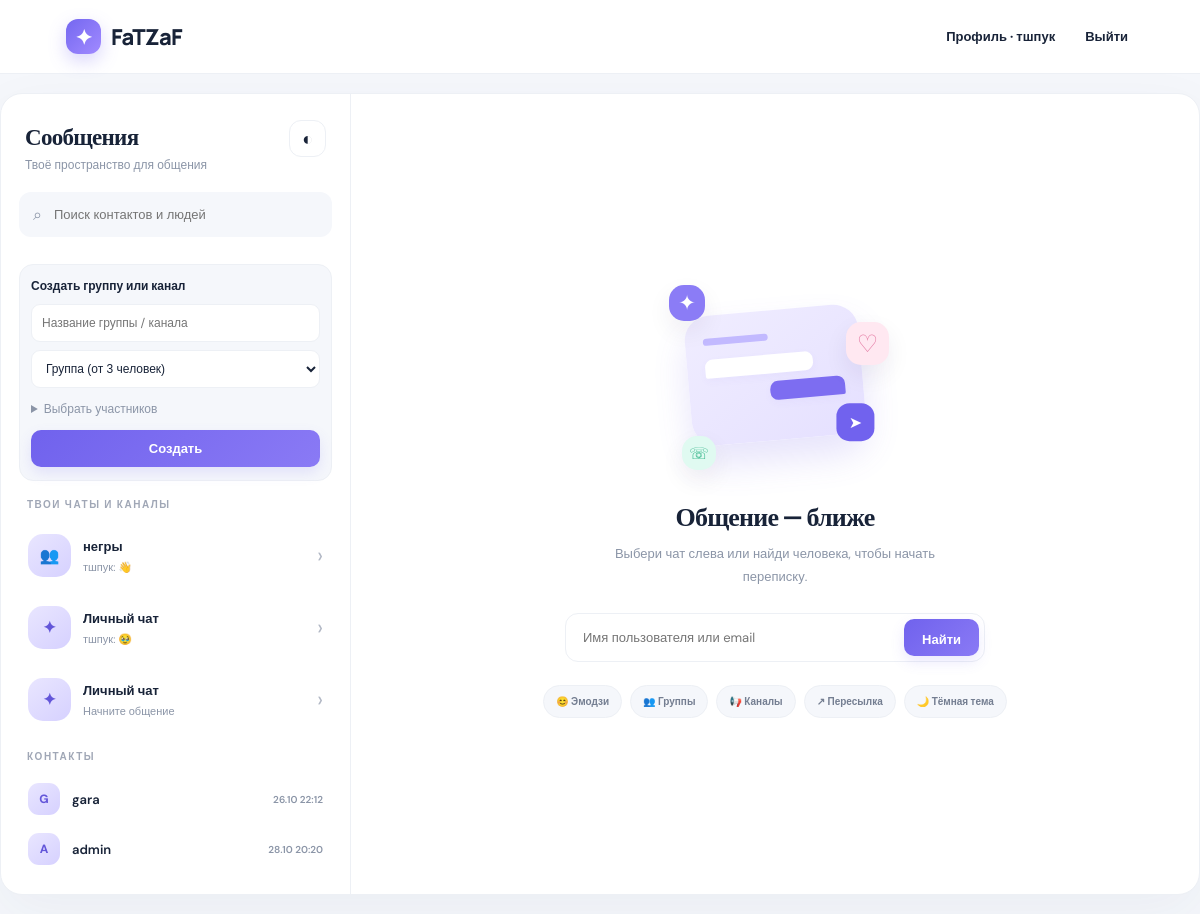
The app's page / (signed in), older data.
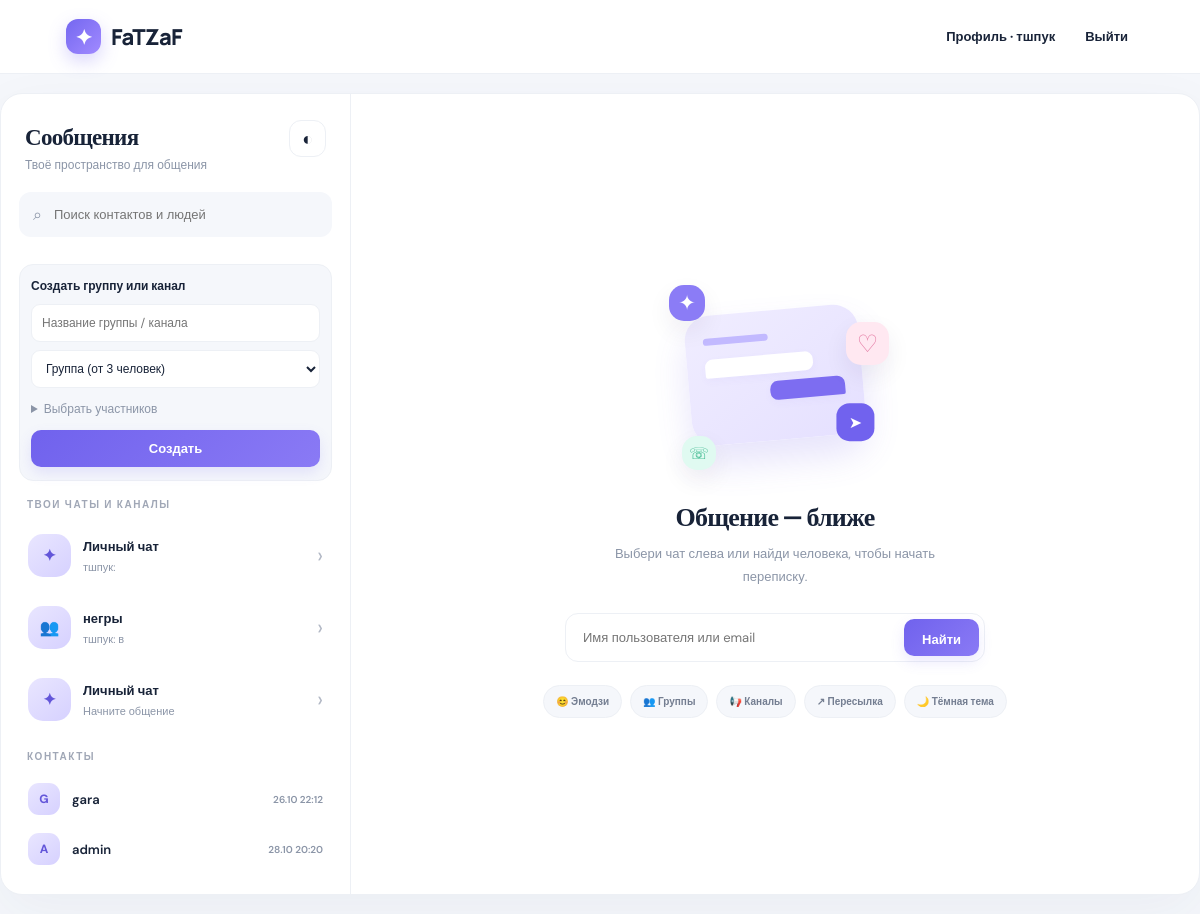
The same page, newer data.
### OurSite/models.py (models this page shows, shortened)
class Chat(models.Model):
    DIRECT = 'direct'
    GROUP = 'group'
    CHANNEL = 'channel'
    CHAT_TYPES = [(DIRECT, 'Личный чат'), (GROUP, 'Группа'), (CHANNEL, 'Канал')]
    title = models.CharField(max_length=100, blank=True)
    description = models.CharField(max_length=300, blank=True)
    participants = models.ManyToManyField(settings.AUTH_USER_MODEL, related_name='chats')
    admins = models.ManyToManyField(settings.AUTH_USER_MODEL, related_name='managed_chats', blank=True)
    chat_type = models.CharField(max_length=10, choices=CHAT_TYPES, default=DIRECT)
    is_group = models.BooleanField(default=False)  # compatibility with existing database/templates
    created_at = models.DateTimeField(auto_now_add=True)
    updated_at = models.DateTimeField(auto_now=True)

class Message(models.Model):
    chat = models.ForeignKey(
        Chat,
        on_delete=models.CASCADE,
        related_name='messages'
    )
    sender = models.ForeignKey(
        settings.AUTH_USER_MODEL,
        on_delete=models.CASCADE,
        related_name='sent_messages'
    )
    body = models.TextField(max_length=5000, blank=True)
    attachment = models.FileField(
        upload_to='chat_files/%Y/%m/',
        blank=True,
        null=True
    )
    forwarded_from = models.ForeignKey(
        'self',
        null=True,
        blank=True,
        on_delete=models.SET_NULL,
        related_name='forwards'
    )
    created_at = models.DateTimeField(auto_now_add=True)
    edited_at = models.DateTimeField(null=True, blank=True)
    class Meta:
        ordering = ['created_at']

class Contact(models.Model):
    owner = models.ForeignKey(settings.AUTH_USER_MODEL, on_delete=models.CASCADE, related_name='saved_contacts')
    person = models.ForeignKey(settings.AUTH_USER_MODEL, on_delete=models.CASCADE, related_name='added_by')
    created_at = models.DateTimeField(auto_now_add=True)
    class Meta:
        constraints = [models.UniqueConstraint(fields=['owner','person'], name='unique_saved_contact')]

class Profile(models.Model):
    user = models.OneToOneField(settings.AUTH_USER_MODEL, on_delete=models.CASCADE, related_name='profile')
    bio = models.CharField(max_length=180, blank=True)
    avatar = models.ImageField(upload_to='avatars/', blank=True, null=True)
    last_seen = models.DateTimeField(null=True, blank=True)

### OurSite/views.py (the view)
# urls.py: path('', views.home, name='home'),
@login_required
def home(request):
    ensure_profile(request.user)
    Profile.objects.filter(user=request.user).update(last_seen=timezone.now())
    query = request.GET.get('q','').strip()
    contacts = Contact.objects.filter(owner=request.user).select_related('person','person__profile')
    if query:
        contacts = contacts.filter(Q(person__username__icontains=query) | Q(person__first_name__icontains=query))
    chats = request.user.chats.prefetch_related('participants','messages').order_by('-updated_at')
    users = User.objects.filter(Q(username__icontains=query) | Q(email__icontains=query)).exclude(pk=request.user.pk)[:8] if query else []
    for person in users:
        ensure_profile(person)
    for contact in contacts:
        ensure_profile(contact.person)
    return render(request, 'chat/home.html', {'contacts':contacts,'chats':chats,'users':users,'query':query,'all_users':User.objects.exclude(pk=request.user.pk).order_by('username')})

### OurSite/views.py (called while the page is built)
def ensure_profile(user):
    Profile.objects.get_or_create(user=user)

### templates/chat/home.html (shortened to what this page needs)
{% extends 'base.html' %}{% block title %}Сообщения · FaTZaF{% endblock %}{% block content %}
<main class="app-shell"><aside class="sidebar">
<div class="sidebar-heading"><div><h1>Сообщения</h1><p class="muted">Твоё пространство для общения</p></div><button class="theme-toggle" onclick="toggleTheme()" title="Сменить тему">◐</button></div>
<form class="search" method="get"><span>⌕</span><input name="q" value="{{ query }}" placeholder="Поиск контактов и людей"></form>
<div class="create-panel"><h3>Создать группу или канал</h3><form method="post" action="{% url 'create_chat' %}" class="create-form"><input name="title" placeholder="Название группы / канала" maxlength="100"><select name="chat_type"><option value="group">Группа (от 3 человек)</option></select><details><summary>Выбрать участников</summary></details><button class="primary" type="submit">Создать</button></form></div>
<div class="section-label">ТВОИ ЧАТЫ И КАНАЛЫ</div><div class="chat-list">{% for chat in chats %}<a class="chat-row" href="{% url 'chat_detail' chat.id %}"><div class="avatar">{% if chat.chat_type == 'channel' %}📢{% elif chat.chat_type == 'group' %}👥{% else %}{{ chat.title|default:'✦'|slice:':1'|upper }}{% endif %}</div><div class="chat-row-text"><strong>{{ chat.title|default:'Личный чат' }}</strong><small>{% with last=chat.messages.last %}{% if last %}{{ last.sender.username }}: {{ last.body|truncatechars:32 }}{% else %}{% if chat.chat_type == 'channel' %}Канал · публикации{% elif chat.chat_type == 'group' %}Групповой чат{% else %}Начните общение{% endif %}{% endif %}{% endwith %}</small></div><span class="chevron">›</span></a>{% empty %}<div class="empty-small">Пока нет чатов. Найдите человека ниже и напишите ему.</div>{% endfor %}</div>
<div class="section-label">КОНТАКТЫ</div>{% for contact in contacts %}<a class="contact-row" href="{% url 'add_contact' contact.person.id %}"><div class="avatar mini">{{ contact.person.username|slice:':1'|upper }}</div><span>{{ contact.person.username }}</span><span class="presence">{% if contact.person.profile.last_seen %}{{ contact.person.profile.last_seen|date:'d.m H:i' }}{% else %}ещё не был(а){% endif %}</span></a>{% empty %}<p class="empty-small">Добавленные контакты появятся здесь.</p>{% endfor %}
</aside><section class="welcome-panel"><div class="welcome-art"><div class="bubble bubble-one">✦</div><div class="bubble bubble-two">♡</div><div class="bubble bubble-three">☏</div><div class="chat-illustration"><div class="illus-line"></div><div class="illus-msg"></div><div class="illus-msg short"></div><div class="illus-send">➤</div></div></div><h2>Общение — ближе</h2><p class="muted welcome-copy">Выбери чат слева или найди человека, чтобы начать переписку.</p><form class="find-people" method="get"><input name="q" value="{{ query }}" placeholder="Имя пользователя или email"><button class="primary">Найти</button></form><div class="feature-pills"><span>😊 Эмодзи</span><span>👥 Группы</span><span>📢 Каналы</span><span>↗ Пересылка</span><span>🌙 Тёмная тема</span></div></section></main>{% endblock %}

Row changes from the older to the newer data that the page shows:
changed Chat (number 1 of 3 on the later page): messages.last.body "🥹" → (not shown); moves up the list
changed Chat "негры": messages.last.body "👋" → "в"
